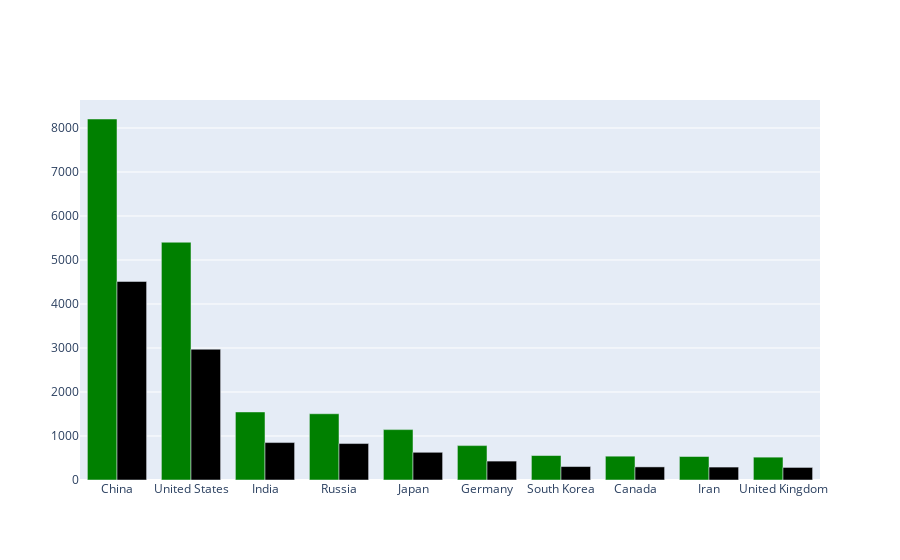

The cell this chart's notebook holds for it:
### Code cell
df_emisiones2010 = df1[df1['Year'] == 2010]
df_emisiones2010 = df_emisiones2010[['Country','CO2_emission']].reset_index(drop = True)

df_top_2010 = df_emisiones2010.sort_values(by='CO2_emission',ascending=False).head(11)
df_top_2030 = df_top_2010[['Country',"CO2_emission"]]
df_top_2030["CO2_emission_2010"] = df_top_2030["CO2_emission"]
df_top_2030 =df_top_2030.drop("CO2_emission",axis=1)
df_top_2030['CO2_emission_esperado_2030'] = ((df_top_2030["CO2_emission_2010"] - (df_top_2030["CO2_emission_2010"]*45)/100))
df_top_2030['CO2_emission_esperado_2030'] = df_top_2030["CO2_emission_2010"]*0.55
df_top_2030= df_top_2030[df_top_2030['Country'] != 'World']

import plotly.graph_objects as go
import plotly.express as px

fig = px.bar(df_top_2030, x="Country", y='CO2_emission_2010')
fig.update_traces(marker_color='green')
fig2 = px.bar(df_top_2030, x="Country", y='CO2_emission_esperado_2030')
fig2.update_traces(marker_color='black')
go.Figure(fig.data + fig2.data)

### Figure 1 — Plotly figure (JSON) as saved in the notebook; plotly's stock layout.template omitted (floating-point values rounded to 4 significant figures)
{"data": [{"alignmentgroup": "True", "hovertemplate": "Country=%{x}<br>CO2_emission_2010=%{y}<extra></extra>", "legendgroup": "", "marker": {"color": "green", "pattern": {"shape": ""}}, "name": "", "offsetgroup": "", "orientation": "v", "showlegend": false, "textposition": "auto", "type": "bar", "x": ["China", "United States", "India", "Russia", "Japan", "Germany", "South Korea", "Canada", "Iran", "United Kingdom"], "xaxis": "x", "y": [8204.0, 5404.0, 1547.0, 1506.0, 1145.0, 781.7, 556.0, 541.5, 534.1, 519.4], "yaxis": "y"}, {"alignmentgroup": "True", "hovertemplate": "Country=%{x}<br>CO2_emission_esperado_2030=%{y}<extra></extra>", "legendgroup": "", "marker": {"color": "black", "pattern": {"shape": ""}}, "name": "", "offsetgroup": "", "orientation": "v", "showlegend": false, "textposition": "auto", "type": "bar", "x": ["China", "United States", "India", "Russia", "Japan", "Germany", "South Korea", "Canada", "Iran", "United Kingdom"], "xaxis": "x", "y": [4512.0, 2972.0, 850.6, 828.1, 629.7, 430.0, 305.8, 297.8, 293.7, 285.7], "yaxis": "y"}], "layout": {}}
